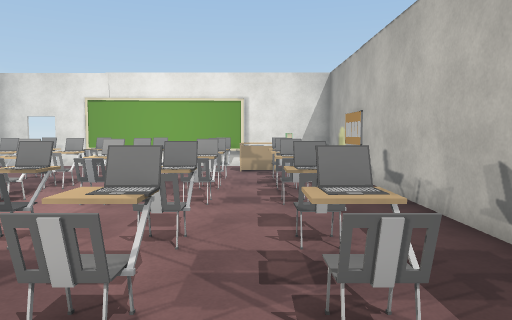
View 1 (above)

16 first-person views from a walk through a Unity game level. The camera is 1.5 m above the floor, tilts 4° down and sees 70° across. Doors are open. The floor is counted in squares, 1 m on a side. Each view is taken from the middle of a square. On the plan, view 1 faces up. The plan holds only what a view shows up to about 16 squares ahead; the rest is blank. The player character is not drawn. Some surface patterns are stand-ins.

View 2
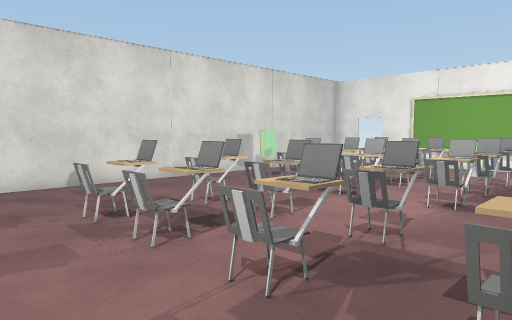

View 3
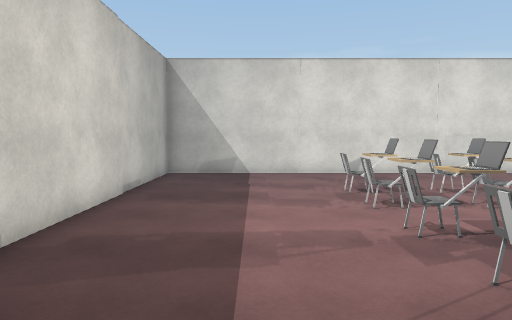

View 4
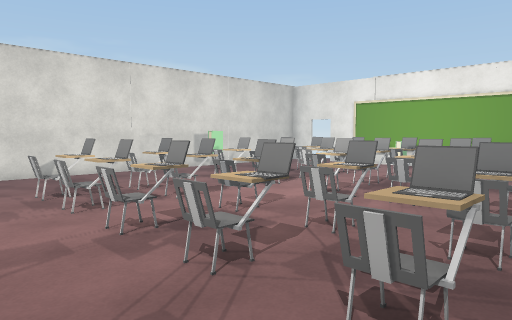

View 5
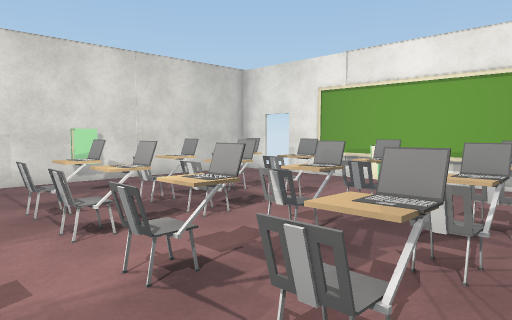

View 6
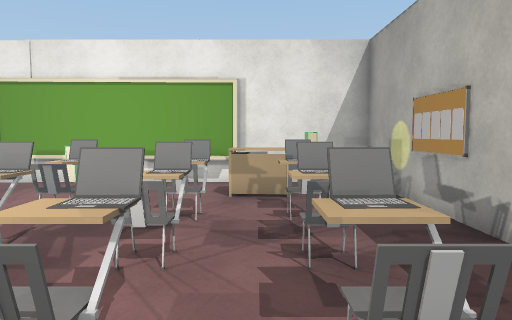

View 7
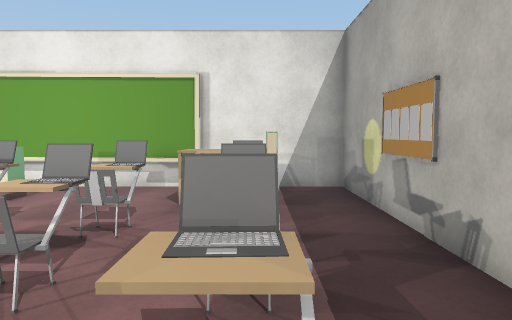

View 8
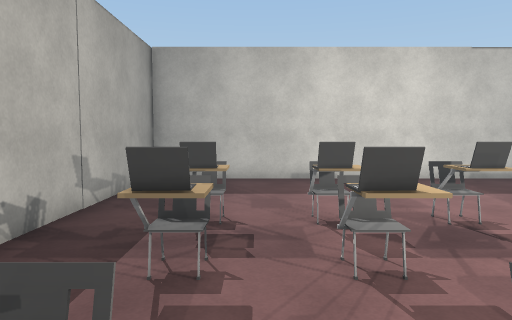

View 9
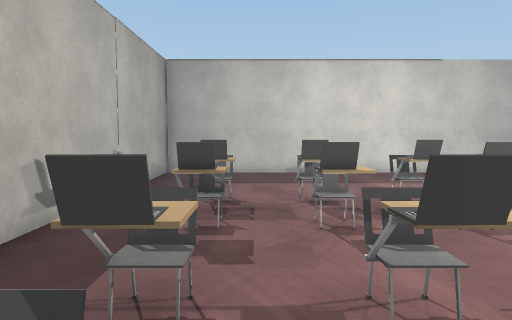

View 10
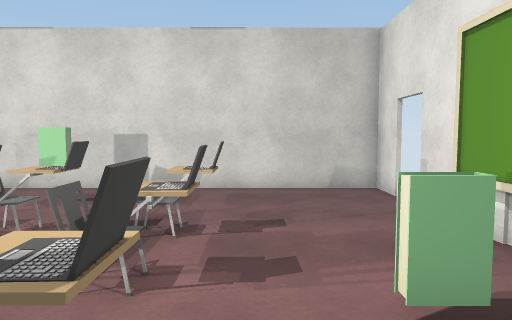

View 11
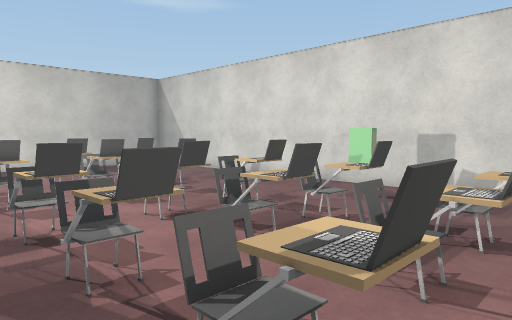

View 12
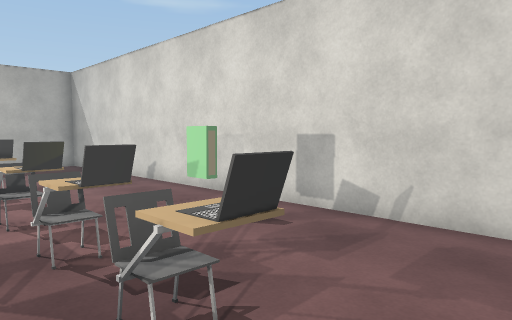

View 13
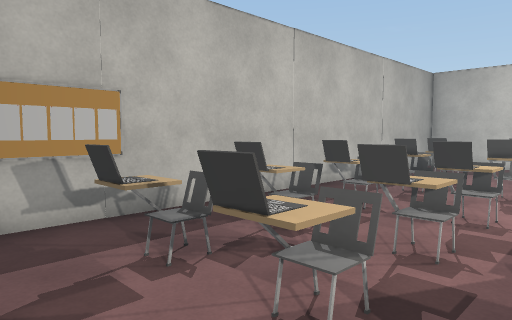

View 14
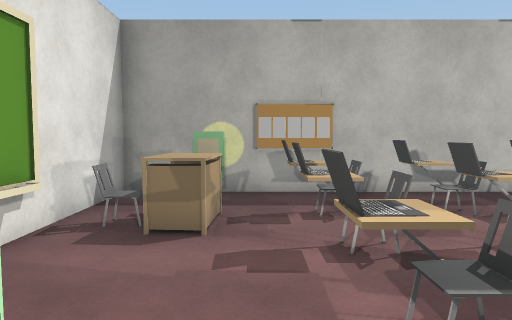

View 15
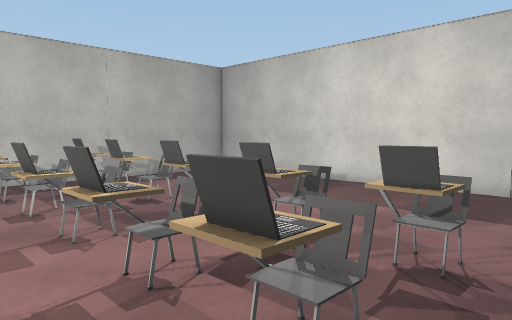

View 16
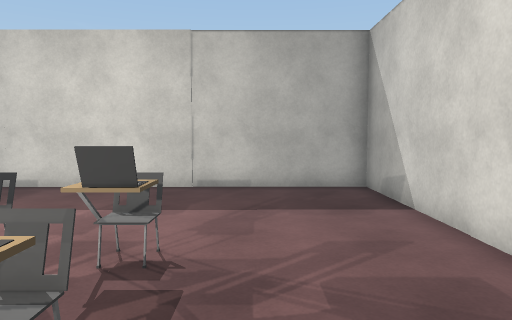

### Floor plan
Key: @ floor where view 1 was taken; # wall or solid block; x gap in a wall; . floor; D open door; T thing the floor can be seen under or through; O other object.
Columns run from 12 left of view 1 to 4 right of it. Each row starts with its distance up from view 1.
 18 ## ##      #####
 17 #DD.########...#
 16 #...........O..#
 15 #......O....OO. #
 14 #........O......#
 13 #...OOOOTT#OOO..#
 12 #...TTTTTTOO.#.##
 11 #...TOTTTTTO.O.#
 10 #.O.TTTTTTTO.O. #
  9 #...TTTTTT#O.O..#
  8 #...TOOTTO.O.O..#
  7 #.............. #
  6 #...O.O TOTO.O.#
  5 #...TOOTTOTO.O. #
  4 #...TTTTTTTO.x..#
  3 #..OOTTTTTOOOO..#
  2 #.............. #
  1 #..............#
  0 #...........@..#
 -1 #.............. #
 -2 #...............#
 -3 #################

Positions as (right, up) in squares from view 1, and headings:
1: (0, 0), facing up
2: (-1, 0), facing up-left
3: (2, 0), facing left
4: (2, 0), facing up-left
5: (0, 6), facing up-left
6: (0, 6), facing up
7: (1, 7), facing up
8: (0, 9), facing down
9: (0, 11), facing down
10: (-2, 14), facing left
11: (-2, 14), facing down-left
12: (-6, 15), facing down-left
13: (-3, 15), facing down-right
14: (-6, 14), facing right
15: (-9, 7), facing down-right
16: (-9, 7), facing down
